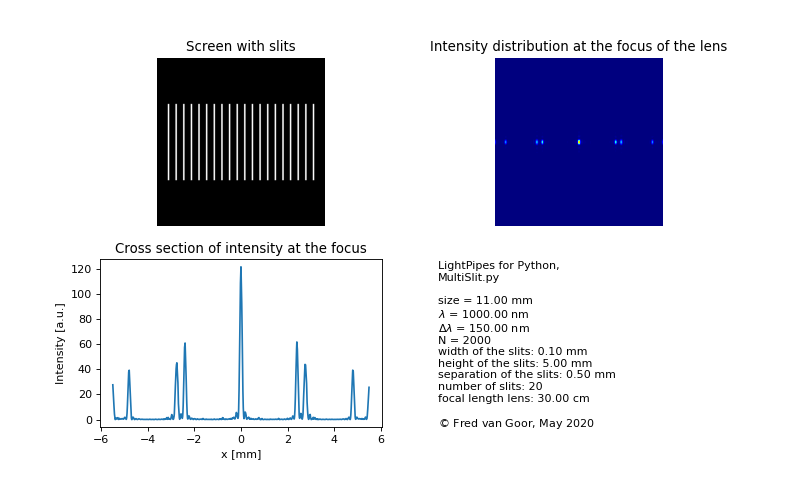

Recreate this plot in Python.
#! python3
import numpy as np
import matplotlib.pyplot as plt
from LightPipes import *
"""
    MultiSlit.py
    Demonstrates the RowOfFields command. Two wavelengths are used to show 
    the principles of a grating.
    
    cc Fred van Goor, June 2020.
"""
wavelength=1000*nm
Dlambda=150*nm
size=11*mm
N=2000
N2=int(N/2)

SlitSeparation=0.5*mm
f=30*cm
Nslits=20
SlitHeight=5*mm
SlitWidth=0.1*mm
Nheight=int(SlitHeight/size*N)
Nwidth=int(SlitWidth/size*N)
Fslit=np.ones((Nheight,Nwidth))
F1=Begin(size,wavelength,N)
F1=RowOfFields(F1,Fslit,Nslits,SlitSeparation)
Islits=Intensity(F1)
F1=Lens(F1,f)
F1=Forvard(F1,f)
F11=Interpol(F1,size,N,magnif=4)
Iscreen1=Intensity(F11)
F2=Begin(size,wavelength+Dlambda,N)
F2=RowOfFields(F2,Fslit,Nslits,SlitSeparation)
F2=Lens(F2,f)
F2=Forvard(F2,f)
F22=Interpol(F2,size,N,magnif=4)
Iscreen2=Intensity(F22)


X=np.arange(N)
X=(X/N-1/2)*size/mm
s= r'LightPipes for Python,' + '\n' +\
  r'MultiSlit.py'+ '\n\n'\
  r'size = {:4.2f} mm'.format(size/mm) + '\n' +\
  r'$\lambda$ = {:4.2f} nm'.format(wavelength/nm) + '\n' +\
  r'$\Delta\lambda$ = {:4.2f} nm'.format(Dlambda/nm) + '\n' +\
  r'N = {:d}'.format(N) + '\n' +\
  r'width of the slits: {:4.2f} mm'.format(SlitWidth/mm) + '\n' +\
  r'height of the slits: {:4.2f} mm'.format(SlitHeight/mm) + '\n' +\
  r'separation of the slits: {:4.2f} mm'.format(SlitSeparation/mm) + '\n' +\
  r'number of slits: {:d}'.format(Nslits) + '\n' +\
  r'focal length lens: {:4.2f} cm'.format(f/cm) + '\n\n' +\
  r'${\copyright}$ Fred van Goor, May 2020'
  
fig=plt.figure(figsize=(10,6))
ax1 = fig.add_subplot(221)
ax2 = fig.add_subplot(222);#ax2.set_ylim(bottom=900,top=1100)
ax3 = fig.add_subplot(223)
ax4 = fig.add_subplot(224)
ax1.imshow(Islits,cmap='gray',aspect='equal');ax1.axis('off'); ax1.set_title('Screen with slits')
ax2.imshow(Iscreen1+Iscreen2,cmap='jet',aspect='equal');ax2.axis('off'); ax2.set_title('Intensity distribution at the focus of the lens')
#ax2.margins(x=0, y=-0.45)
ax3.plot(X,(Iscreen1+Iscreen2)[N2]); ax3.set_xlabel('x [mm]'); ax3.set_ylabel('Intensity [a.u.]'); ax3.set_title('Cross section of intensity at the focus')
ax4.text(0,0,s); ax4.axis('off')
plt.show()
